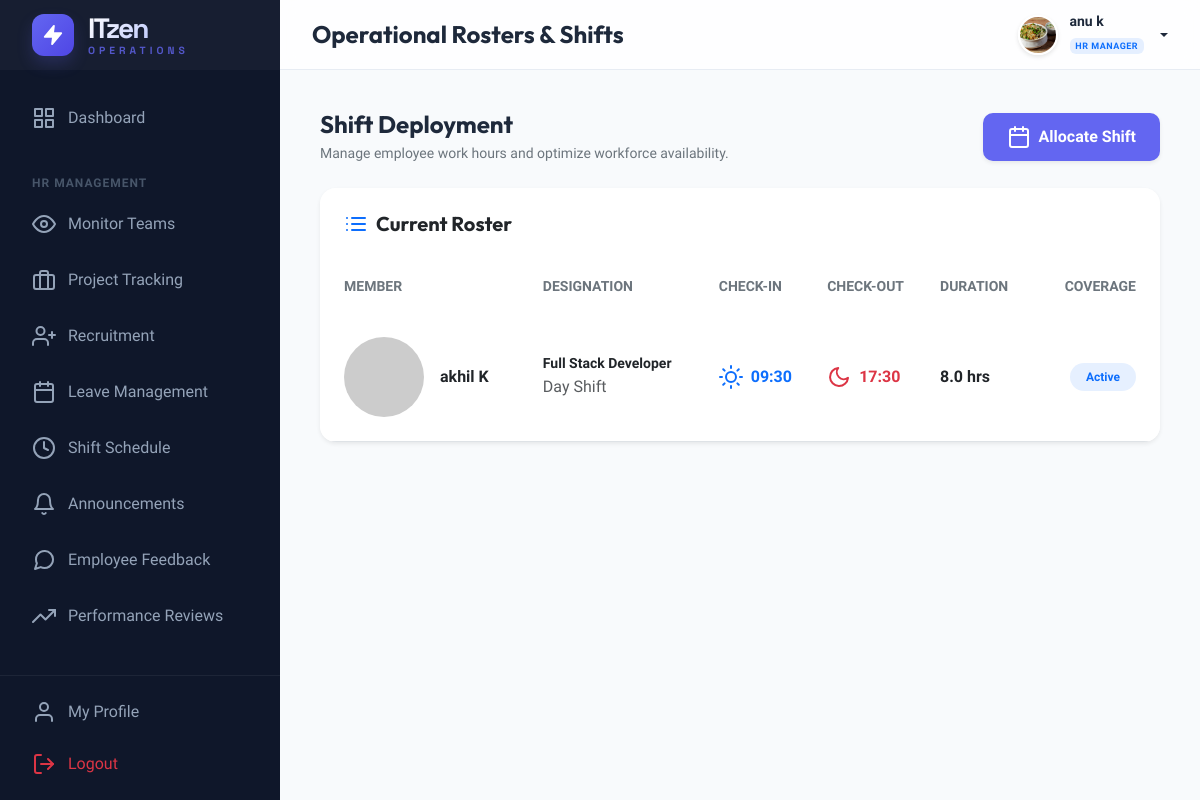
/hr/shifts/ (signed in), run on an earlier commit of the app's database.
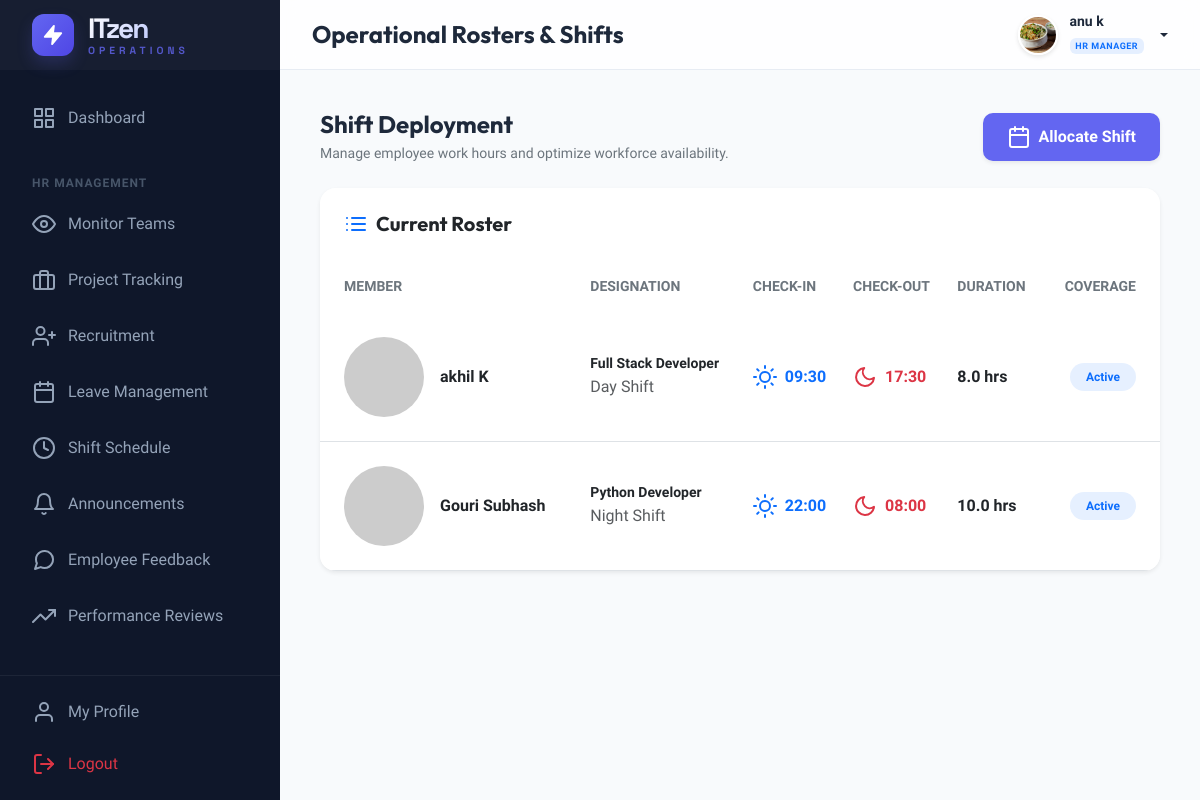
And on a later commit of the database.
### management/models.py (models this page shows, shortened)
class CustomUser(AbstractUser):
    ROLE_CHOICES = (
        ('ADMIN', 'Admin'),
        ('HR', 'HR Manager'),
        ('EMPLOYEE', 'Employee'),
    )
    DEPT_CHOICES = (
        ('DEVELOPMENT', 'Software Development'),
        ('DESIGN', 'UI/UX Design'),
        ('QA', 'Quality Assurance'),
        ('HR', 'Human Resources'),
        ('MARKETING', 'Digital Marketing'),
        ('SALES', 'Sales & Business'),
        ('SUPPORT', 'IT Support & Security'),
    )
    LEVEL_CHOICES = (
        ('JUNIOR', 'Junior Level (Level 1)'),
        ('INTERMEDIATE', 'Intermediate (Level 2)'),
        ('SENIOR', 'Senior Level (Level 3)'),
        ('LEAD', 'Lead Level (Level 4)'),
        ('EXPERT', 'Expert Level (Level 5)'),
    )
    role = models.CharField(max_length=20, choices=ROLE_CHOICES, default='EMPLOYEE')
    phone = models.CharField(max_length=15, blank=True, null=True)
    profile_pic = models.ImageField(upload_to='profile_pics/', blank=True, null=True)
    department = models.CharField(max_length=50, choices=DEPT_CHOICES, blank=True, null=True)
    designation = models.CharField(max_length=100, blank=True, null=True)
    level = models.CharField(max_length=20, choices=LEVEL_CHOICES, default='JUNIOR')
    date_of_joining = models.DateField(blank=True, null=True)
    def is_admin(self):
        return self.role == 'ADMIN' or self.is_superuser
    def is_hr(self):
        return self.role == 'HR'
    def is_employee(self):
        return self.role == 'EMPLOYEE' and not self.is_superuser and not self.role == 'HR'

class Shift(models.Model):
    SHIFT_TYPES = (
        ('DAY', 'Day Shift'),
        ('NIGHT', 'Night Shift'),
        ('OVERTIME', 'Overtime'),
    )
    employee = models.ForeignKey(CustomUser, on_delete=models.CASCADE, related_name='shifts')
    shift_type = models.CharField(max_length=20, choices=SHIFT_TYPES, default='DAY')
    start_time = models.TimeField()
    end_time = models.TimeField()
    day_of_week = models.IntegerField(choices=((0, 'Monday'), (1, 'Tuesday'), (2, 'Wednesday'), (3, 'Thursday'), (4, 'Friday'), (5, 'Saturday'), (6, 'Sunday')))
    def duration(self):
        from datetime import datetime, date, timedelta
        d1 = datetime.combine(date.today(), self.start_time)
        d2 = datetime.combine(date.today(), self.end_time)
        if d2 <= d1:
            d2 += timedelta(days=1)
        diff = d2 - d1
        return float(f"{diff.total_seconds() / 3600:.1f}")

### management/views.py (the view, shortened to what this page needs)
# urls.py: path('hr/shifts/', views.hr_shifts, name='hr_shifts'),
@login_required
def hr_shifts(request):
    if not (request.user.is_hr() or request.user.is_admin()): return redirect('dashboard')
    shifts = Shift.objects.all()
    employees = CustomUser.objects.filter(role='EMPLOYEE')
    if not request.user.is_admin():
        shifts = shifts.filter(employee__department=request.user.department)
        employees = employees.filter(department=request.user.department)
    return render(request, 'hr/shifts.html', {'shifts': shifts, 'employees': employees})

### templates/hr/shifts.html (shortened to what this page needs)
{% extends 'base.html' %}
{% block page_title %}Operational Rosters & Shifts{% endblock %}
{% block content %}
<div class="d-flex justify-content-between align-items-center mb-4">
    <div>
        <h4 class="fw-bold mb-1">Shift Deployment</h4>
        <p class="text-secondary small mb-0">Manage employee work hours and optimize workforce availability.</p>
    </div>
    <button class="btn btn-primary d-flex align-items-center gap-2 px-4 shadow-sm" data-bs-toggle="modal"
        data-bs-target="#assignShiftModal">
        <i data-feather="calendar"></i> Allocate Shift
    </button>
</div>
<div class="card border-0 shadow-sm overflow-hidden">
    <div class="card-header bg-white border-0 p-4">
        <h5 class="mb-0 fw-bold d-flex align-items-center gap-2">
            <i data-feather="list" class="text-primary"></i> Current Roster
        </h5>
    </div>
    <div class="table-responsive">
        <table class="table table-hover align-middle mb-0">
            <thead class="bg-light bg-opacity-50">
                <tr>
                    <th class="ps-4 py-3 border-0 text-secondary small text-uppercase">Member</th>
                    <th class="py-3 border-0 text-secondary small text-uppercase">Designation</th>
                    <th class="py-3 border-0 text-secondary small text-uppercase">Check-In</th>
                    <th class="py-3 border-0 text-secondary small text-uppercase">Check-Out</th>
                    <th class="py-3 border-0 text-secondary small text-uppercase">Duration</th>
                    <th class="pe-4 py-3 border-0 text-secondary small text-uppercase text-end">Coverage</th>
                </tr>
            </thead>
            <tbody>
                {% for s in shifts %}
                <tr>
                    <td class="ps-4 py-4">
                        <div class="d-flex align-items-center gap-3">
                            <img src="https://ui-avatars.com/api/?name={{ s.employee.username }}&size=32"
                                class="rounded-circle">
                            <div class="fw-bold text-dark">{{ s.employee.get_full_name|default:s.employee.username }}
                            </div>
                        </div>
                    </td>
                    <td class="py-4">
                        <span class="text-dark fw-bold small">{{ s.employee.designation|default:"Staff Member" }}</span>
                        <div class="extra-small text-muted mb-1">{{ s.get_shift_type_display }}</div>
                    </td>
                    <td class="py-4">
                        <div class="d-flex align-items-center gap-2 text-primary fw-bold">
                            <i data-feather="sun" class="icon-sm"></i>
                            {{ s.start_time|time:"H:i" }}
                        </div>
                    </td>
                    <td class="py-4">
                        <div class="d-flex align-items-center gap-2 text-danger fw-bold">
                            <i data-feather="moon" class="icon-sm"></i>
                            {{ s.end_time|time:"H:i" }}
                        </div>
                    </td>
                    <td class="py-4">
                        <div class="fw-bold text-dark">{{ s.duration }} hrs</div>
                    </td>
                    <td class="pe-4 py-4 text-end">
                        <span
                            class="badge bg-primary bg-opacity-10 text-primary rounded-pill px-3 py-2 fw-bold small">Active</span>
                    </td>
                </tr>
                {% endfor %}
            </tbody>
        </table>
    </div>
</div>
{% endblock %}

### templates/base.html (shortened to what this page needs)
{% load static %}
<!DOCTYPE html>
<html lang="en">
<head>
    <link href="https://cdn.jsdelivr.net/npm/bootstrap@5.3.2/dist/css/bootstrap.min.css" rel="stylesheet">
</head>
<body>
    <aside class="sidebar" id="sidebar">
        <div class="sidebar-header">
            <a href="{% url 'dashboard' %}" class="sidebar-logo">
                <div class="logo-circle">
                    <i data-feather="zap" style="width: 22px; height: 22px; fill: #fff;"></i>
                </div>
                <div class="logo-text">
                    <span class="logo-main">ITzen</span>
                    <span class="logo-sub">Operations</span>
                </div>
            </a>
        </div>
        <nav class="sidebar-nav">
            <ul class="nav-list">
                <li class="nav-item">
                    <a href="{% url 'dashboard' %}"
                        class="nav-link {% if request.resolver_match.url_name == 'dashboard' %}active{% endif %}">
                        <i data-feather="grid"></i> Dashboard
                    </a>
                </li>
                {% if user.is_hr %}
                <li class="nav-caption">HR Management</li>
                <li class="nav-item">
                    <a href="{% url 'hr_monitor' %}" class="nav-link">
                        <i data-feather="eye"></i> Monitor Teams
                    </a>
                </li>
                <li class="nav-item">
                    <a href="{% url 'hr_track_projects' %}" class="nav-link">
                        <i data-feather="briefcase"></i> Project Tracking
                    </a>
                </li>
                <li class="nav-item">
                    <a href="{% url 'hr_recruitment' %}" class="nav-link">
                        <i data-feather="user-plus"></i> Recruitment
                    </a>
                </li>
                <li class="nav-item">
                    <a href="{% url 'hr_leave_management' %}" class="nav-link">
                        <i data-feather="calendar"></i> Leave Management
                    </a>
                </li>
                <li class="nav-item">
                    <a href="{% url 'hr_shifts' %}" class="nav-link">
                        <i data-feather="clock"></i> Shift Schedule
                    </a>
                </li>
                <li class="nav-item">
                    <a href="{% url 'hr_announcements' %}" class="nav-link">
                        <i data-feather="bell"></i> Announcements
                    </a>
                </li>
                <li class="nav-item">
                    <a href="{% url 'hr_manage_feedback' %}" class="nav-link">
                        <i data-feather="message-circle"></i> Employee Feedback
                    </a>
                </li>
                <li class="nav-item">
                    <a href="{% url 'hr_performance_reviews' %}" class="nav-link">
                        <i data-feather="trending-up"></i> Performance Reviews
                    </a>
                </li>
                {% endif %}
            </ul>
        </nav>
        <div class="sidebar-footer">
            <a href="{% url 'employee_profile' %}" class="nav-link mb-1">
                <i data-feather="user"></i> My Profile
            </a>
            <a href="{% url 'logout' %}" class="nav-link text-danger">
                <i data-feather="log-out"></i> Logout
            </a>
        </div>
    </aside>
    <div class="main-wrapper">
        <header class="header">
            <div class="d-flex align-items-center">
                <h4 class="mb-0 fw-bold">{% block page_title %}Overview{% endblock %}</h4>
            </div>
            <div class="d-flex align-items-center gap-3">
                <div class="dropdown">
                    <a href="#" class="user-dropdown-toggle dropdown-toggle" data-bs-toggle="dropdown">
                        <img src="{% if user.profile_pic %}{{ user.profile_pic.url }}{% else %}https://ui-avatars.com/api/?name={{ user.username }}&background=6366f1&color=fff{% endif %}"
                            alt="user" class="avatar-img">
                        <div class="d-none d-md-block text-start">
                            <div class="small fw-bold lh-1 mb-1">{{ user.get_full_name|default:user.username }}</div>
                            <span class="badge bg-primary bg-opacity-10 text-primary border-0"
                                style="font-size: 9px; letter-spacing: 0.5px; text-transform: uppercase; font-weight: 800;">
                                {{ user.get_role_display|default:user.role }}
                            </span>
                        </div>
                    </a>
                </div>
            </div>
        </header>
        <main class="content-area">
            {% block content %}{% endblock %}
        </main>
    </div>
</body>
</html>

### templates/base.html (style rules this page uses)
:root { --primary: #6366f1; --primary-dark: #4f46e5; --secondary: #64748b; --accent: #f43f5e; --bg-body: #f8fafc; --bg-sidebar: #0f172a; --text-main: #1e293b; --glass-bg: rgba(255, 255, 255, 0.8); --sidebar-width: 280px; --header-height: 70px; --card-shadow: 0 10px 15px -3px rgba(0, 0, 0, 0.1), 0 4px 6px -2px rgba(0, 0, 0, 0.05); --transition: all 0.3s cubic-bezier(0.4, 0, 0.2, 1); }
body { font-family: 'Plus Jakarta Sans', sans-serif; background-color: var(--bg-body); color: var(--text-main); margin: 0; overflow-x: hidden; }
h1, h2, h3, h4, h5, h6 { font-family: 'Outfit', sans-serif; font-weight: 600; }
.sidebar { width: var(--sidebar-width); height: 100vh; background-color: var(--bg-sidebar); position: fixed; left: 0; top: 0; z-index: 1000; transition: var(--transition); color: #94a3b8; display: flex; flex-direction: column; }
.sidebar-nav { flex: 1; overflow-y: auto; overflow-x: hidden; scrollbar-width: thin; scrollbar-color: rgba(255, 255, 255, 0.08) transparent; }
.sidebar-footer { border-top: 1px solid rgba(255, 255, 255, 0.06); padding: 0.75rem 1rem; flex-shrink: 0; }
.sidebar-header { height: var(--header-height); display: flex; align-items: center; padding: 0 2rem; background: rgba(255, 255, 255, 0.03); }
.sidebar-logo { color: #fff; font-family: 'Space Grotesk', sans-serif; font-size: 1.75rem; font-weight: 800; text-decoration: none; display: flex; align-items: center; gap: 14px; transition: var(--transition); }
.logo-text { display: flex; flex-direction: column; line-height: 1; }
.logo-main { letter-spacing: -2px; background: linear-gradient(135deg, #fff 0%, #a5b4fc 100%); -webkit-background-clip: text; background-clip: text; -webkit-text-fill-color: transparent; }
.logo-sub { font-size: 0.65rem; text-transform: uppercase; letter-spacing: 4px; color: var(--primary); font-weight: 700; margin-top: 4px; opacity: 0.8; }
.logo-circle { width: 42px; height: 42px; background: linear-gradient(135deg, var(--primary) 0%, var(--primary-dark) 100%); border-radius: 12px; display: flex; align-items: center; justify-content: center; position: relative; box-shadow: 0 8px 16px rgba(99, 102, 241, 0.2); overflow: hidden; }
.logo-circle::after { content: ''; position: absolute; inset: 0; background: linear-gradient(45deg, transparent, rgba(255, 255, 255, 0.2), transparent); transform: translateX(-100%); transition: 0.5s; }
.nav-list { list-style: none; padding: 1.5rem 1rem; margin: 0; }
.nav-item { margin-bottom: 0.5rem; }
.nav-link { display: flex; align-items: center; padding: 0.75rem 1rem; color: #94a3b8; text-decoration: none; border-radius: 12px; transition: var(--transition); gap: 12px; font-weight: 500; }
.nav-caption { font-size: 0.75rem; text-transform: uppercase; letter-spacing: 1px; font-weight: 700; color: #475569; padding: 1.5rem 1rem 0.5rem; }
.main-wrapper { margin-left: var(--sidebar-width); min-height: 100vh; transition: var(--transition); }
.header { height: var(--header-height); background: var(--glass-bg); backdrop-filter: blur(10px); border-bottom: 1px solid rgba(226, 232, 240, 0.8); position: sticky; top: 0; z-index: 999; display: flex; align-items: center; justify-content: space-between; padding: 0 2rem; }
.content-area { padding: 2.5rem; }
.card { background: #fff; border: none; border-radius: 16px; box-shadow: var(--card-shadow); transition: var(--transition); }
.btn-primary { background: var(--primary); border: none; padding: 0.75rem 1.5rem; border-radius: 10px; font-weight: 600; transition: var(--transition); }
.user-dropdown-toggle { display: flex; align-items: center; gap: 12px; text-decoration: none; color: var(--text-main); font-weight: 600; }
.avatar-img { width: 40px; height: 40px; border-radius: 50%; object-fit: cover; border: 2px solid #fff; box-shadow: 0 2px 4px rgba(0, 0, 0, 0.1); }

What changed in the data, as far as the page shows it:
added Shift: employee.get_full_name "Gouri Subhash", employee.designation "Python Developer", shift_type "Night Shift", start_time "22:00", end_time "08:00", duration "10.0"
